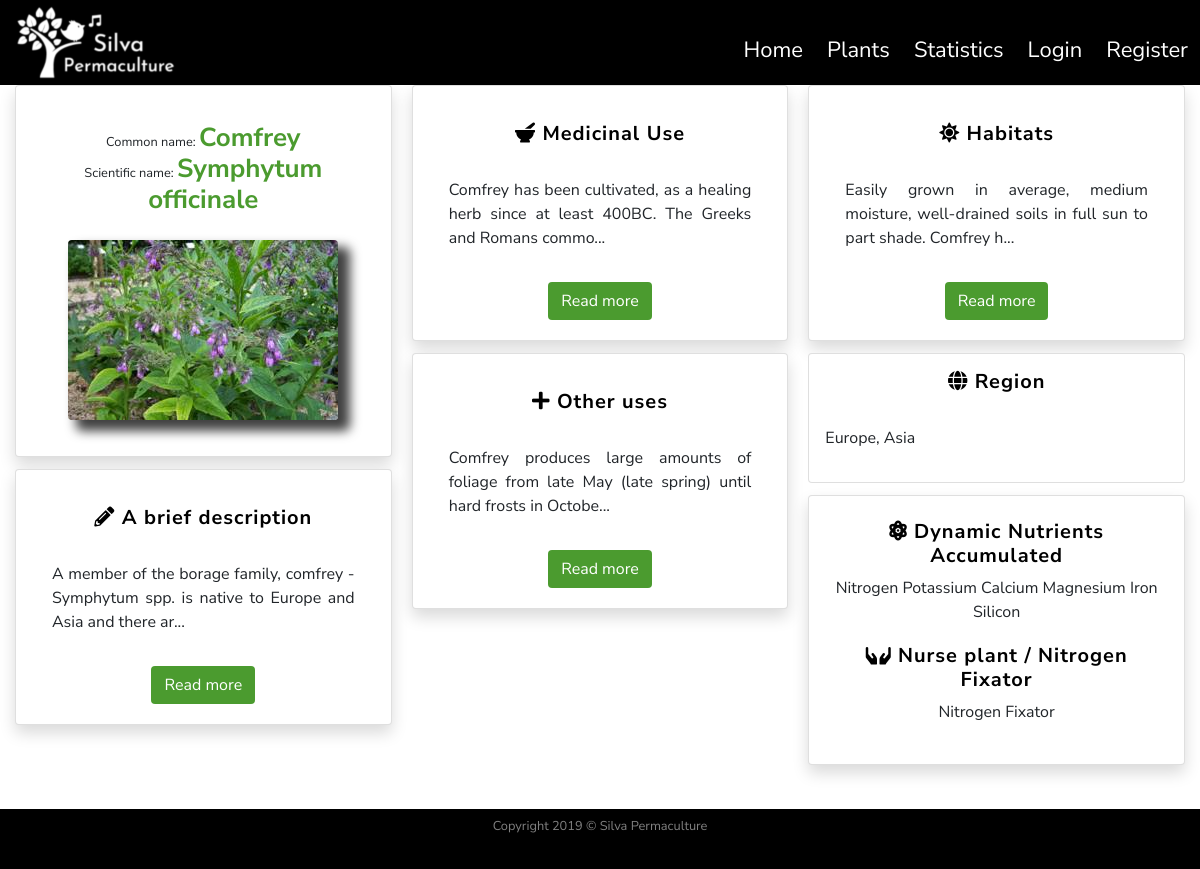
Page /plants/1 on the committed database.
### silvapermaculture/models.py (models this page shows, shortened)
class SearchitMixin(object):
    @classmethod
    def search(cls, expression, page, per_page):
        ids, total = search_index(cls.__tablename__, expression, page, per_page)
        if total == 0:
            return cls.query.filter_by(id=0), 0
        when = []
        for i in range(len(ids)):
            when.append((ids[i],i))
        return cls.query.filter(cls.id.in_(ids)).order_by(
            db.case(when, value=cls.id)), total

class Plants(SearchitMixin, db.Model):
    __searchit__ = ['common_name', 'botanical_name', 'medicinal', 'region']
    id = db.Column(db.Integer, primary_key=True)
    common_name = db.Column(db.String(40), nullable=False)
    botanical_name = db.Column(db.String(80), unique=True, nullable=False)
    short_description = db.Column(db.Text, nullable=False)
    medicinal = db.Column(db.Text, nullable=False)
    other_uses = db.Column(db.Text, nullable=False)
    habitats = db.Column(db.Text, nullable=False)
    region = db.Column(db.Text, nullable=False)
    image_file = db.Column(db.String(100), default='default_plant_pic.jpg')
    date_added = db.Column(db.DateTime, nullable=False, default=datetime.utcnow)
    user_id = db.Column(db.Integer, db.ForeignKey('user.id'), nullable=False)
    dna = db.relationship('Dna', secondary = plants_dna_table)  # Dynamic_Nutrient_Accumulated
    nfn = db.relationship('Nfn', secondary = plants_nfn_table)  # Nitrogen_Fixers_Nursing

class Dna(SearchitMixin, db.Model):
    __searchit__ = ['element']
    id = db.Column(db.Integer, primary_key=True)
    element = db.Column(db.String(15))
    def __repr__(self):
        return '{}'.format(self.element)

class Nfn(SearchitMixin, db.Model):
    __searchit__ = ['plant_extra']
    id = db.Column(db.Integer, primary_key=True)
    plant_extra = db.Column(db.String(40))
    def __repr__(self):
        return '{}'.format(self.plant_extra)

### silvapermaculture/plants/routes.py (the view)
@plants.route("/plants/<int:plant_id>")
def plant(plant_id):
    plant = Plants.query.get_or_404(plant_id)
    return render_template('plant.html', title=plant.common_name, plant=plant)

### silvapermaculture/templates/plant.html (shortened to what this page needs)
{% extends "layout.html" %}
    {% block content %}
        <div class="row">
            <div class="col-12">
                <div class="card-columns">
           <div class="card shadow text-center">
            <div class="card-body">
              <h1 class="my-2 py-2 text-center small">Common name: <span class="titles">{{ plant.common_name }}</span><br/>
                Scientific name: <span class="titles">{{ plant.botanical_name }} </span></h1>
              <img class="img-fluid rounded my-3 d-block mx-auto" id="plantShadow" src="{{ url_for('static', filename='img/plants/' + plant.image_file) }}"  alt="Default plant image"/>
            </div>
          </div>
          <div class="card shadow text-center">
            <div class="card-body">
              <h3 class="my-3 infoPlantHeadings"><i class="fas fa-pencil-alt"></i> A brief description </h3>
              <p class="text-justify p-3">{{ plant.short_description|truncate(100, true, "...") }}</p>
                    <button type="button" class="btn btn-readmore" data-toggle="modal" data-target="#briefDescription">
                      Read more
                    </button>
            </div>
          </div>
          <div class="card shadow text-center">
                <div class="card-body">
                    <h3 class="my-3 infoPlantHeadings"><i class="fas fa-mortar-pestle"></i> Medicinal Use</h3>
                    <p class="text-justify p-3">{{ plant.medicinal|truncate(100, true, "...") }}</p>
                    <button type="button" class="btn btn-readmore" data-toggle="modal" data-target="#Medicinal">
                      Read more
                    </button>
                </div>
          </div>
          <div class="card shadow text-center">
            <div class="card-body">
              <h3 class="my-3 infoPlantHeadings"><i class="fas fa-plus"></i> Other uses</h3>
              <p class="text-justify p-3">{{ plant.other_uses|truncate(100, true, "...") }}</p>
                    <button type="button" class="btn btn-readmore" data-toggle="modal" data-target="#otherUses">
                      Read more
                    </button>
            </div>
          </div>
          <div class="card shadow text-center">
            <div class="card-body">
              <h3 class="my-3 infoPlantHeadings"><i class="fas fa-sun"></i> Habitats</h3>
              <p class="text-justify p-3">{{ plant.habitats|truncate(100, true, "...") }}</p>
                    <button type="button" class="btn btn-readmore" data-toggle="modal" data-target="#Habitats">
                      Read more
                    </button>
            </div>
          </div>
          <div class="card text-center">
            <h3 class="my-3 infoPlantHeadings"><i class="fas fa-globe"></i> Region</h3>
             <p class="text-justify p-3">{{ plant.region }}</p>
          </div>
          <div class="card shadow text-center">
            <div class="card-body">
              <h3 class="my-1 infoPlantHeadings"><i class="fas fa-atom"></i> Dynamic Nutrients Accumulated</h3>
                    <p class="text-center p-1">
                        {% for element in plant.dna %}
                        {{ element }}
                        {% endfor %}
                    </p>
              <h3 class="my-1 infoPlantHeadings"><i class="fas fa-hands"></i> Nurse plant / Nitrogen Fixator</h3>
                    <p class="text-center p-1">
                        {% for extra in plant.nfn %}
                        {{ extra }}
                        {% endfor %}
                    </p>
            </div>
          </div>
        </div>
            </div>
        </div>
        <div class="row">
            <div class="col-12">
                <div class="my-2 p-2">
                </div>
            </div>
        </div>
    {% endblock content %} #Jinja2 allows to put the name of the block here so to know which block is closing if we have multiple.

### silvapermaculture/static/css/style.css (style rules this page uses)
html, body { height: 100% }
body { font-family: 'Nunito Sans', sans-serif; font-size: 16px; display: flex; flex-direction: column; }
.titles { color: #4B9B2F; font-size:26px; font-weight: bold }
.btn-readmore, .btn-search { background-color: #4B9B2F; color:white; transition: all .6s }
#plantShadow { -webkit-box-shadow: 10px 9px 11px 2px rgba(0,0,0,0.75); -moz-box-shadow: 10px 9px 11px 2px rgba(0,0,0,0.75); box-shadow: 10px 9px 11px 2px rgba(0,0,0,0.75); }
.infoPlantHeadings { font-size: 20px; letter-spacing: 1px; font-weight: bold; color: black }
@media (min-width: 34em) { .card-columns { -webkit-column-count: 2; -moz-column-count: 2; column-count: 2; } }
@media (min-width: 48em) { .card-columns { -webkit-column-count: 2; -moz-column-count: 2; column-count: 2; } }
@media (min-width: 62em) { .card-columns { -webkit-column-count: 3; -moz-column-count: 3; column-count: 3; } }
@media (min-width: 75em) { .card-columns { -webkit-column-count: 3; -moz-column-count: 3; column-count: 3; } }

### rows in the picture
Plants: common_name "Comfrey", botanical_name "Symphytum officinale", image_file (picture), short_description "A member of the borage family, comfrey - Symphytum spp. is native to Europe and Asia and there ar...", medicinal "Comfrey has been cultivated, as a healing herb since at least 400BC. The Greeks and Romans commo...", other_uses "Comfrey produces large amounts of foliage from late May (late spring) until hard frosts in Octobe...", habitats "Easily grown in average, medium moisture, well-drained soils in full sun to part shade. Comfrey h...", region "Europe, Asia"
Dna: element "Nitrogen"
Dna: element "Potassium"
Dna: element "Calcium"
Dna: element "Magnesium"
Dna: element "Iron"
Dna: element "Silicon"
Nfn: plant_extra "Nitrogen Fixator"
